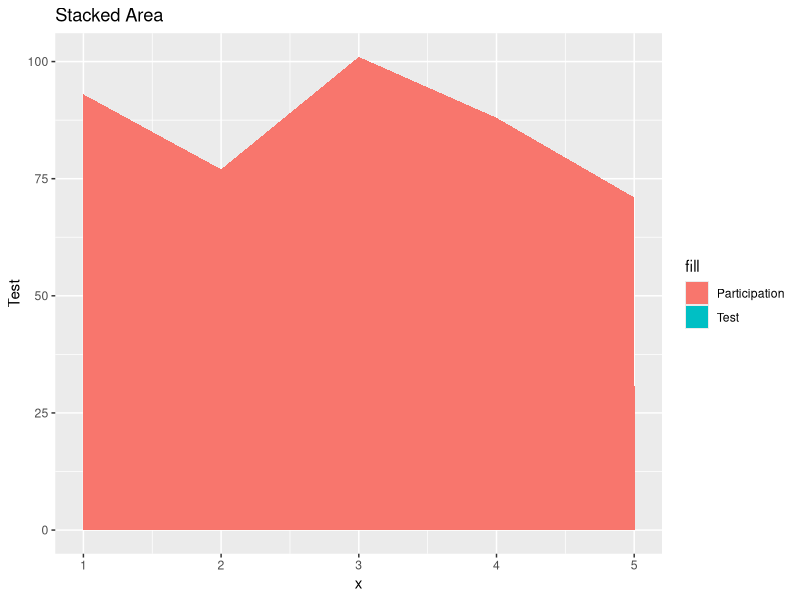
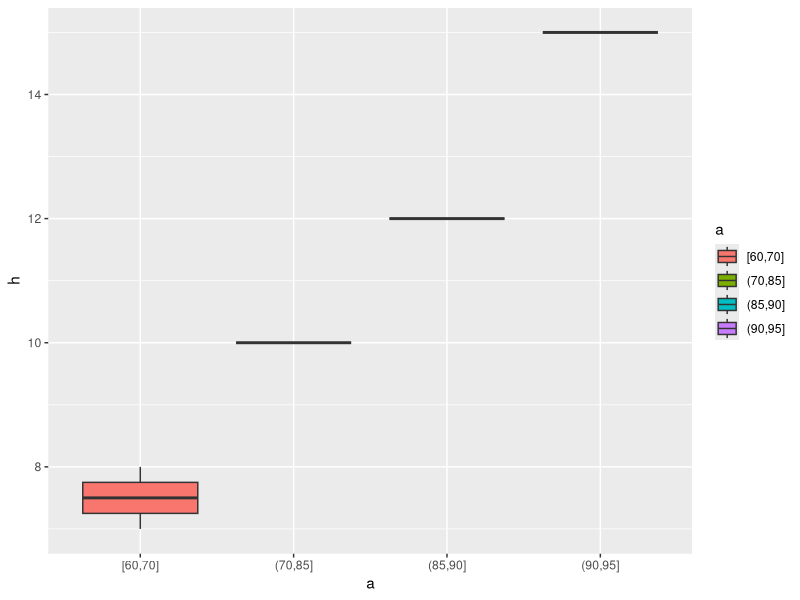
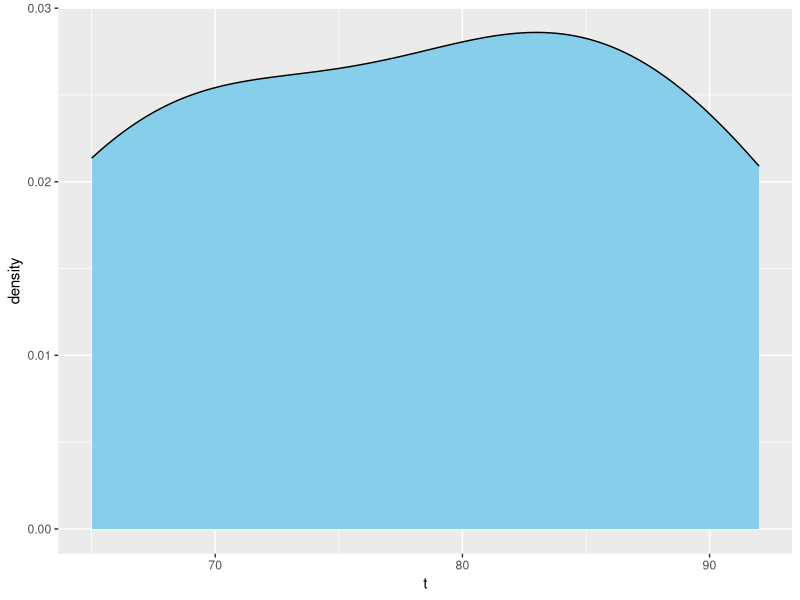

Recreate these plots in R, in order.
library(ggplot2)

h=c(12,8,15,10,7)
a=c(90,70,95,85,60)
t=c(85,70,92,80,65)
p=c(8,7,9,8,6)

# 1. Area Chart
df=data.frame(x=1:5,Test=t,Part=p)
ggplot(df,aes(x))+geom_area(aes(y=Test,fill="Test"))+
  geom_area(aes(y=Test+Part,fill="Participation"))+
  labs(title="Stacked Area")

# 2. Boxplot
df2=data.frame(h,a=cut(a,quantile(a),include.lowest=TRUE))
ggplot(df2,aes(a,h,fill=a))+geom_boxplot()

# 3. Density Plot
ggplot(data.frame(t),aes(t))+geom_density(fill="skyblue")
